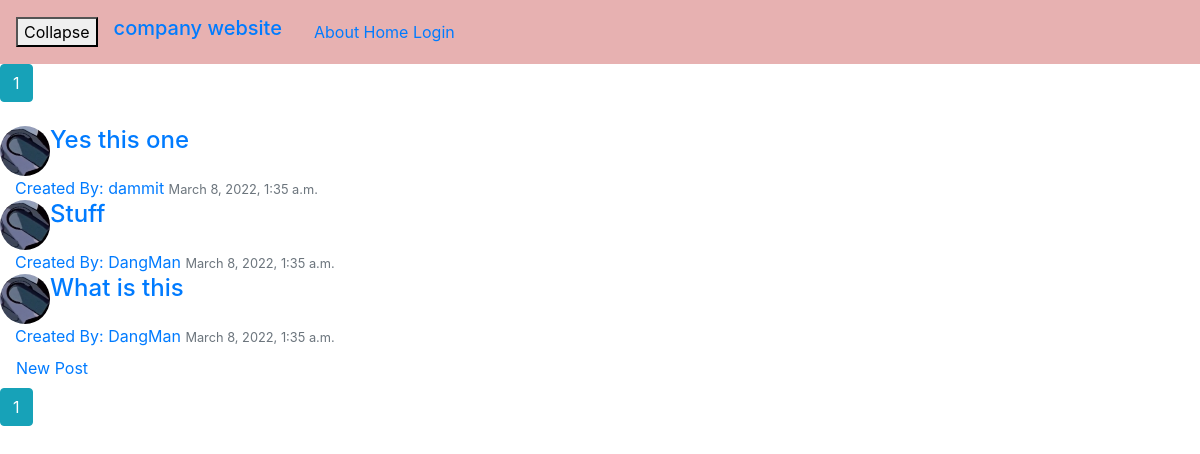
Page /GamingDiscussion/?page=2 on the earlier database version.
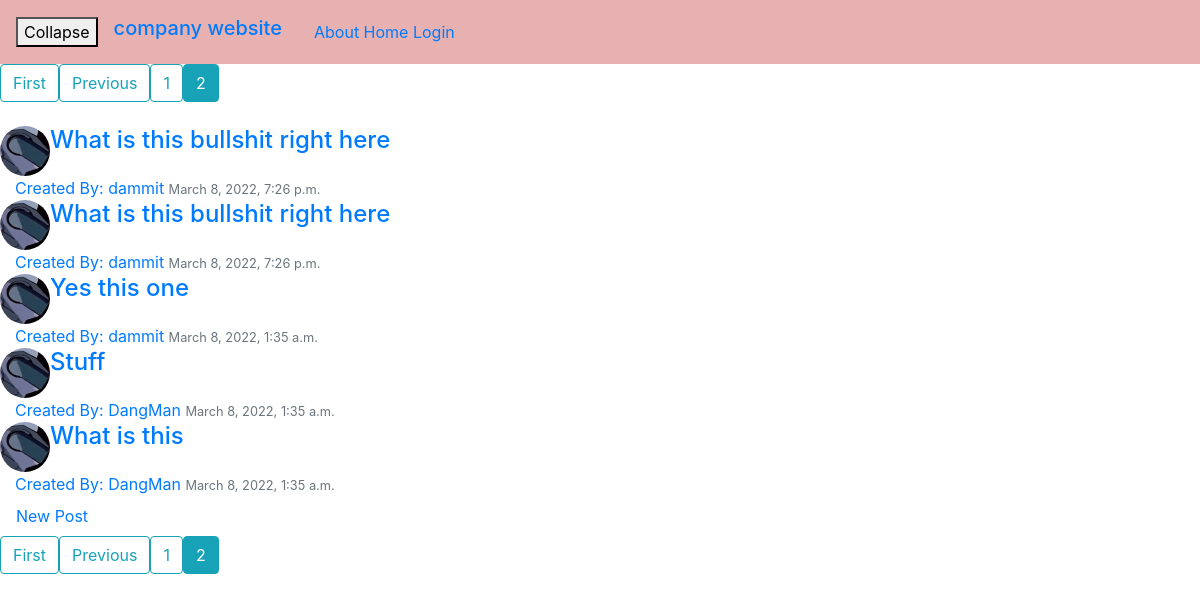
Same page on the later database version.
### CompWebs/models.py (models this page shows, shortened)
class GamingTopic(models.Model):
    T_Title = models.CharField(max_length=250)
    Tdate_Created = models.DateTimeField(default=timezone.now)
    author = models.ForeignKey(User, on_delete=models.CASCADE, default=0)

### Users/models.py (models this page shows, shortened)
class Profile(models.Model):
    user = models.OneToOneField(User, on_delete=models.CASCADE)
    image = models.ImageField(default='default.png', upload_to='profile_pics')

### CompWebs/views.py (the view)
# urls.py: path('GamingDiscussion/', views.GameForum, name="GameForum"),
def GameForum(request):
    all_topic = GamingTopic.objects.filter().order_by('-Tdate_Created')
    paginator = Paginator(all_topic, 25)
    page_number = request.GET.get('page')
    page_obj = paginator.get_page(page_number)
    return render(request, 'CompWebs/game_forum_topic.html', {'topics': page_obj})

### CompWebs/templates/CompWebs/game_forum_topic.html (shortened to what this page needs)
{% extends "CompWebs/base.html" %}
{% block content %}
    <div class="row">
        {% if topics.has_previous %}
            <a class="btn btn-outline-info mb-4" href="?page=1">First</a>
            <a class="btn btn-outline-info mb-4" href="?page={{ topics.previous_page_number }}">Previous</a>
        {% endif %}
        {% for num in topics.paginator.page_range %}
            {% if topics.number == num %}
                <a class="btn btn-info mb-4" href="?page={{ num }}">{{ num }}</a>
            {% elif num > topics.number|add:'-3' and num < topics.number|add:'3' %}
                <a class="btn btn-outline-info mb-4" href="?page={{ num }}">{{ num }}</a>
            {% endif %}
        {% endfor %}
    </div>
    {% for topic in topics %}
        <article>
            <div class="row">
                <img src="{{ topic.author.profile.image.url }}" alt="stuff" class="rounded-circle article-img" style="width: 50px; height:50px">
                <h4><a class="article-title" href="{% url 'Topic-Post' topic.T_Title topic.id%}">{{ topic.T_Title }}</a></h4>
            </div>
            <div class="media-body">
                <a href="#">Created By: {{ topic.author }}</a>
                <small class="text-muted">{{ topic.Tdate_Created }}</small>
            </div>
        </article>
    {% endfor %}
    <div class="row">
        <a class="nav-item nav-link" href="{% url 'topic-create' %}">New Post</a>
    </div>
    <div class="row">
        {% if topics.has_previous %}
            <a class="btn btn-outline-info mb-4" href="?page=1">First</a>
            <a class="btn btn-outline-info mb-4" href="?page={{ topics.previous_page_number }}">Previous</a>
        {% endif %}
        {% for num in topics.paginator.page_range %}
            {% if topics.number == num %}
                <a class="btn btn-info mb-4" href="?page={{ num }}">{{ num }}</a>
            {% elif num > topics.number|add:'-3' and num < topics.number|add:'3' %}
                <a class="btn btn-outline-info mb-4" href="?page={{ num }}">{{ num }}</a>
            {% endif %}
        {% endfor %}
    </div>
{% endblock %}

### CompWebs/templates/CompWebs/base.html (shortened to what this page needs)
{% load static %}
<html>
<head>
    <link rel="stylesheet" href="https://stackpath.bootstrapcdn.com/bootstrap/4.3.1/css/bootstrap.min.css">
    <link rel="stylesheet" type='text/css' href="{% static 'CompWebs/main.css' %}">
</head>
<body>
    <header class="site-header">
        <nav class="navbar navbar-expand-md" style="background-color: #e7b1b1;">
            <button id="sidebaropen" onclick="SlideMenu()">
                <span>Collapse</span>
            </button>
            <h4 class="navbar-brand nav-link"><a href="/">company website</a></h4>
            <div>
                <a href="/about">About</a>
                <a href="/">Home</a>
                {% if user.is_authenticated %}
                    <a href="{% url 'UserProfile' %}">Profile: {{ user.username }}</a>
                    <a href="{% url 'logout' %}">Logout</a>
                {% else %}
                    <a href="{% url 'login' %}">Login</a>
                {% endif %}
            </div>
        </nav>
    </header>
<div class="column">
    <div class="col">
        <div id="content">
            {% block content %}{% endblock %}
        </div>
    </div>
</div>
</body>
</html>

### CompWebs/static/CompWebs/main.css (style rules this page uses)
div#content { transition: 0.7s }

Differences in the rows shown:
added GamingTopic: author.profile.image (placeholder picture), T_Title "What is this bullshit right here", author "dammit", Tdate_Created "March 8, 2022, 7:26 p.m."
added GamingTopic: author.profile.image (placeholder picture), T_Title "What is this bullshit right here", author "dammit", Tdate_Created "March 8, 2022, 7:26 p.m."
Other differences:
text now shown: "First Previous First Previous"
list line gone: "1"
new list line: "1"
new list line: "2"
